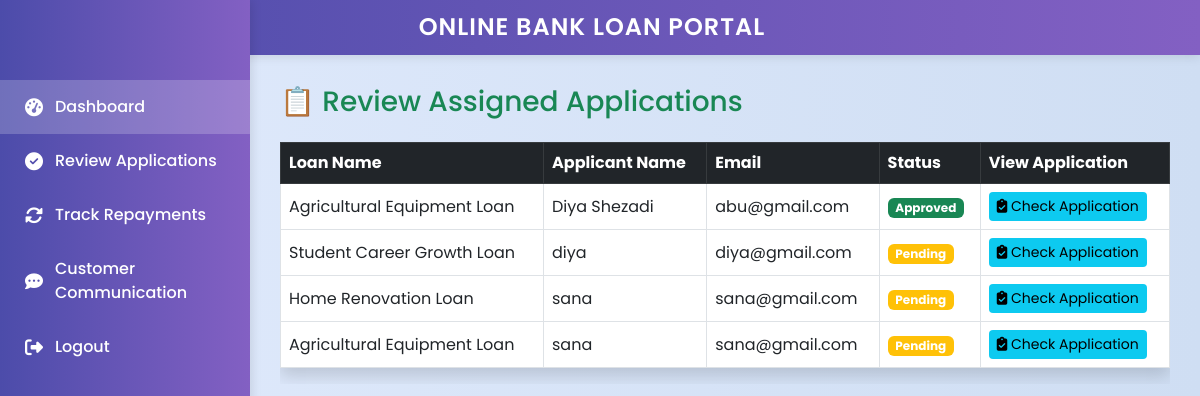
Screenshot of /Loanofficers/review-application.php (signed in) with the database file from the repository.
### tables this page shows
CREATE TABLE `loan_applications` (
  `id` int(11) NOT NULL,
  `user_id` int(11) NOT NULL,
  `loan_type_id` int(11) NOT NULL,
  `amount` decimal(10,2) NOT NULL,
  `purpose` text NOT NULL,
  `proof_file` varchar(255) NOT NULL,
  `status` enum('Pending','Approved','Rejected') DEFAULT 'Pending',
  `feedback` text DEFAULT NULL,
  `created_at` timestamp NOT NULL DEFAULT current_timestamp(),
  `total_repaid` decimal(10,2) DEFAULT 0.00,
  `due_date` date DEFAULT NULL,
  `application_type` enum('domestic','overseas') NOT NULL DEFAULT 'domestic',
  `officer_id` int(11) DEFAULT NULL
);

CREATE TABLE `loan_types` (
  `id` int(11) NOT NULL,
  `name` varchar(100) NOT NULL,
  `loan_category` varchar(100) NOT NULL,
  `description` text DEFAULT NULL,
  `min_amount` decimal(10,2) NOT NULL,
  `max_amount` decimal(10,2) NOT NULL,
  `interest_rate` decimal(5,2) NOT NULL,
  `term_months` int(11) NOT NULL,
  `eligibility` text DEFAULT NULL,
  `created_at` timestamp NOT NULL DEFAULT current_timestamp()
);

CREATE TABLE `customers` (
  `id` int(11) NOT NULL,
  `name` varchar(100) NOT NULL,
  `email` varchar(100) NOT NULL,
  `password` varchar(255) NOT NULL,
  `cnic` varchar(20) NOT NULL,
  `phone` varchar(20) DEFAULT NULL,
  `address` text DEFAULT NULL,
  `created_at` timestamp NOT NULL DEFAULT current_timestamp()
);

### Loanofficers/review-application.php (the view, shortened to what this page needs)
<?php
include '../dbconnection.php';
$officer_id = $_SESSION['user_id'];
$stmt = $conn->prepare("SELECT la.id, la.status, lt.name AS loan_name, c.name AS customer_name, c.email
                        FROM loan_applications la
                        JOIN loan_types lt ON la.loan_type_id = lt.id
                        JOIN customers c ON la.user_id = c.id
                        WHERE la.officer_id = :officer_id
                        ORDER BY la.created_at DESC");
$stmt->execute(['officer_id' => $officer_id]);
$applications = $stmt->fetchAll(PDO::FETCH_ASSOC);
?>
<!DOCTYPE html>
<html lang="en">
<head>
    <link href="https://cdn.jsdelivr.net/npm/bootstrap@5.3.0/dist/css/bootstrap.min.css" rel="stylesheet">
</head>
<body>
<?php include 'sidebar.php'; ?>
<div class="main-content">
    <h3 class="mb-4 text-success">📋 Review Assigned Applications</h3>
    <?php if (count($applications) === 0): ?>
        <div class="alert alert-info">No applications found.</div>
    <?php else: ?>
        <div class="table-responsive">
            <table class="table table-bordered table-hover bg-white shadow">
                <thead class="table-dark">
                    <tr>
                        <th>Loan Name</th>
                        <th>Applicant Name</th>
                        <th>Email</th>
                        <th>Status</th>
                        <th>View Application</th>
                    </tr>
                </thead>
                <tbody>
                    <?php foreach ($applications as $app): ?>
                        <tr>
                            <td><?= htmlspecialchars($app['loan_name']) ?></td>
                            <td><?= htmlspecialchars($app['customer_name']) ?></td>
                            <td><?= htmlspecialchars($app['email']) ?></td>
                            <td>
                                <span class="badge bg-<?=
                                    $app['status'] === 'Pending' ? 'warning' :
                                    ($app['status'] === 'Approved' ? 'success' : 'danger') ?>">
                                    <?= $app['status'] ?>
                                </span>
                            </td>
                            <td>
                               <a href="update-application.php?id=<?= $app['id'] ?>" class="btn btn-sm btn-info">
    <i class="fas fa-clipboard-check"></i> Check Application
</a>
                            </td>
                        </tr>
                    <?php endforeach; ?>
                </tbody>
            </table>
        </div>
    <?php endif; ?>
</div>
</body>
</html>

### Loanofficers/review-application.php (style rules this page uses)
body { background: linear-gradient(to right, #e0eafc, #cfdef3); }
.main-content { margin-left: 250px; padding: 30px; }
table th, table td { vertical-align: middle !important; }
.btn-info { background-color: #0dcaf0; border: none; }

### Loanofficers/sidebar.php (style rules this page uses)
body { font-family: 'Poppins', sans-serif; }

### rows the page displays
loan_applications: loan_type.name "Agricultural Equipment Loan", user.name "Diya Shezadi", user.email "abu@gmail.com", status "Approved"
loan_applications: loan_type.name "Student Career Growth Loan", user.name "diya", user.email "diya@gmail.com", status "Pending"
loan_applications: loan_type.name "Home Renovation Loan", user.name "sana", user.email "sana@gmail.com", status "Pending"
loan_applications: loan_type.name "Agricultural Equipment Loan", user.name "sana", user.email "sana@gmail.com", status "Pending"
